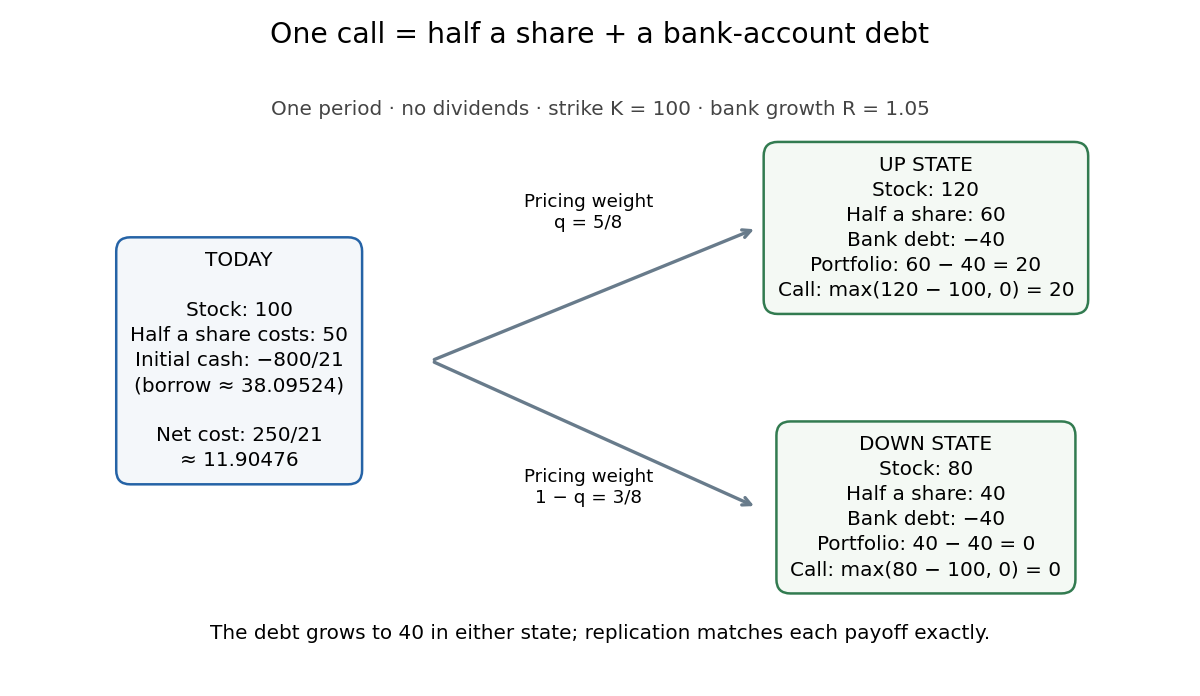

Recreate this plot in Python.
"""Original one-step replication diagram; tested with Python 3.14.4.

Uses matplotlib 3.10.7. Run from _media to save the PNG in that directory.
"""

from fractions import Fraction
from pathlib import Path

import matplotlib

matplotlib.use('Agg')
import matplotlib.pyplot as plt


def main():
    stock = Fraction(100)
    up, down = Fraction(120), Fraction(80)
    gross = Fraction(21, 20)
    payoff_up, payoff_down = Fraction(20), Fraction(0)
    delta = (payoff_up - payoff_down) / (up - down)
    cash = (payoff_down - delta * down) / gross
    price = delta * stock + cash
    q = (gross * stock - down) / (up - down)
    assert delta == Fraction(1, 2) and cash == Fraction(-800, 21)
    assert price == Fraction(250, 21) and q == Fraction(5, 8)
    assert delta * up + gross * cash == payoff_up
    assert delta * down + gross * cash == payoff_down
    plt.rcParams.update({'font.size': 12})
    fig, ax = plt.subplots(figsize=(10, 5.8), facecolor='white')
    ax.set(xlim=(0, 10), ylim=(0, 6))
    ax.axis('off')
    fig.suptitle('One call = half a share + a bank-account debt', fontsize=17, y=.97)
    ax.text(5, 5.9, 'One period · no dividends · strike K = 100 · bank growth R = 1.05',
            ha='center', va='top', fontsize=12, color='#444444')
    box = {'boxstyle': 'round,pad=.7', 'facecolor': '#f4f7fa',
           'edgecolor': '#2563a6', 'linewidth': 1.5}
    ax.text(1.9, 3.05,
            'TODAY\n\nStock: 100\nHalf a share costs: 50\nInitial cash: −800/21\n(borrow ≈ 38.09524)\n\nNet cost: 250/21\n≈ 11.90476',
            ha='center', va='center', linespacing=1.4, bbox=box)
    for y, label, terminal, share_value, payoff in [
        (4.5, 'UP STATE', 120, 60, 20),
        (1.45, 'DOWN STATE', 80, 40, 0),
    ]:
        ax.annotate('', xy=(6.35, y), xytext=(3.55, 3.05),
                    arrowprops={'arrowstyle': '->', 'color': '#687b8b', 'lw': 2})
        ax.text(7.8, y,
                f'{label}\nStock: {terminal}\nHalf a share: {share_value}\nBank debt: −40\nPortfolio: {share_value} − 40 = {payoff}\nCall: max({terminal} − 100, 0) = {payoff}',
                ha='center', va='center', linespacing=1.4,
                bbox={**box, 'facecolor': '#f4f9f4', 'edgecolor': '#327b50'})
    ax.text(4.9, 4.5, 'Pricing weight\nq = 5/8', ha='center', fontsize=11)
    ax.text(4.9, 1.5, 'Pricing weight\n1 − q = 3/8', ha='center', fontsize=11)
    ax.text(5, -.03, 'The debt grows to 40 in either state; replication matches each payoff exactly.',
            ha='center', va='bottom', fontsize=12)
    fig.subplots_adjust(left=.015, right=.985, bottom=.08, top=.87)
    fig.savefig(Path.cwd() / 'binomial-option-replication.png', dpi=120, facecolor='white')
    plt.close(fig)


if __name__ == '__main__':
    main()
